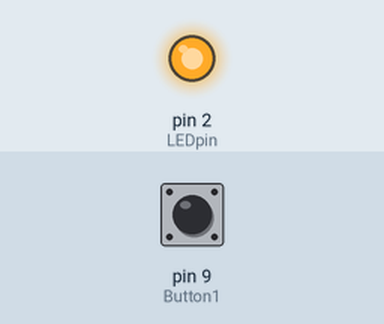
This sketch was run on a simulated Arduino Leonardo, built with avr-gcc and run on an emulated ATmega32U4. Shown: output pins drawn as LEDs (lit = HIGH). Dashed ring = blinking. The test bench sets the inputs (shaded band); at power-on: pin 9 (Button1) HIGH. USB keyboard and mouse output is not drawn.

Above: at 1.2 s.
1.3 s: pin 9 (Button1) pulsed LOW 5 times (0.12 s each, 0.3 s apart)
At 1.77 s:
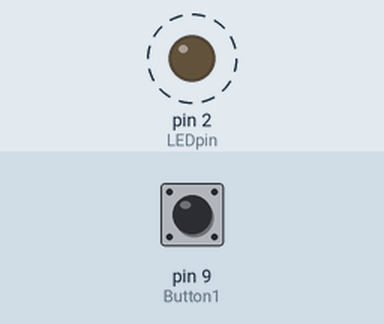
4.3 s: pin 9 (Button1) pulled LOW for 0.15 s
At 5.0 s:
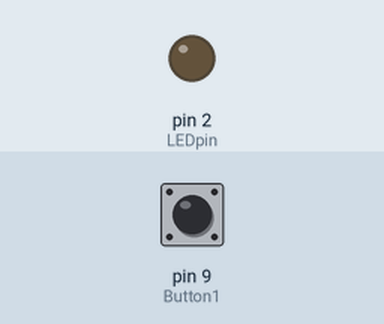
5.9 s: pin 9 (Button1) pulled LOW for 1 s
At 7.3 s:
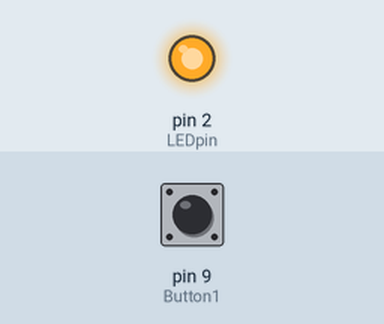
Timing chart, 0 to 8.9 s (numbered marks = the images above; inputs shaded):
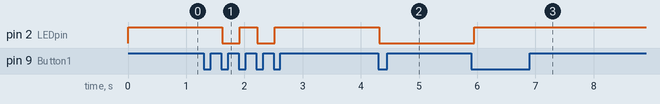

The sketch:

keyboard_sender.ino
```cpp
#include "Keyboard.h"

#define Button1 9
#define LEDpin 2

int state = HIGH;
int last = 0;
int current = 0;

void setup() {
  Keyboard.begin();
  pinMode(Button1, INPUT_PULLUP);
  pinMode(LEDpin,OUTPUT);
  digitalWrite(LEDpin,state);
}

void loop() {
  current = digitalRead(Button1);
  if(current == LOW){
    if(last==LOW){
      //ON
      Keyboard.press('a');
      last = HIGH;
      digitalWrite(LEDpin,last);
    } else if(last==HIGH){
      //OFF
      Keyboard.press('b');
      last = LOW;
      state = !state;
      digitalWrite(LEDpin,last);
    }

    delay(100);
    Keyboard.releaseAll();

    while(digitalRead(Button1) == LOW);
  }
  delay(100);
}
```

Measured:
- after the input at 1.3 s, pin 2 (LEDpin): alternates HIGH for 0.30 s and LOW for 0.30 s, 4 changes in all, then stays HIGH, starting after 0.32 s
- after the input at 4.3 s, pin 2 (LEDpin): HIGH → LOW at once
- after the input at 5.9 s, pin 2 (LEDpin): LOW → HIGH after 0.05 s
